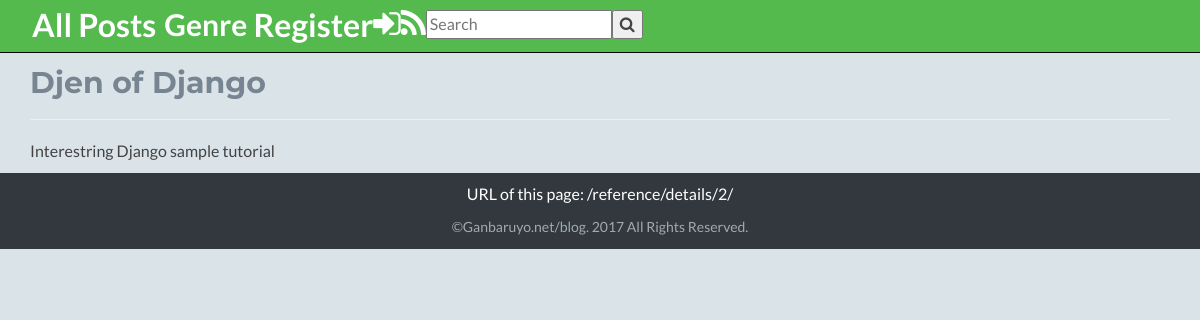
The page /reference/details/2/ on the database its author committed.
### myblog/models.py (models this page shows, shortened)
@python_2_unicode_compatible
class MyReference(models.Model):
    name = models.CharField(max_length=255)
    description = MarkdownxField()
    publishing_date = models.DateTimeField(auto_now_add=True)
    url = models.URLField(blank=True, null=True)

### myblog/views.py (the view)
# urls.py: url(r'^reference/details/(?P<pk>[0-9]+)/', ReferenceDetailView.as_view(), name='reference_details'),
class ReferenceDetailView(DetailView):
    model = MyReference
    template_name = 'reference_details.html'

### templates/reference_details.html
{% extends 'base.html' %}
{% block content %}
    <h2>{{ object.name }}</h2>
    <hr/>
    <p>{{ object.description|safe|escape }}</p>
{% endblock %}

### myblog/static/css/styles.css (style rules this page uses)
body { font-family: 'Lato', arial, sans-serif; color: #434343; background: #dae3e7; font-size: 16px; -webkit-font-smoothing: antialiased; -moz-osx-font-smoothing: grayscale; }
h1, h2, h3, h4, h5, h6 { font-family: 'Montserrat', sans-serif; font-weight: 700; color: #778492; }

### rows shown on the page
MyReference: name "Djen of Django", description "Interestring Django sample tutorial"

### other values the page prints
{{ request.get_full_path }} "/reference/details/2/"
